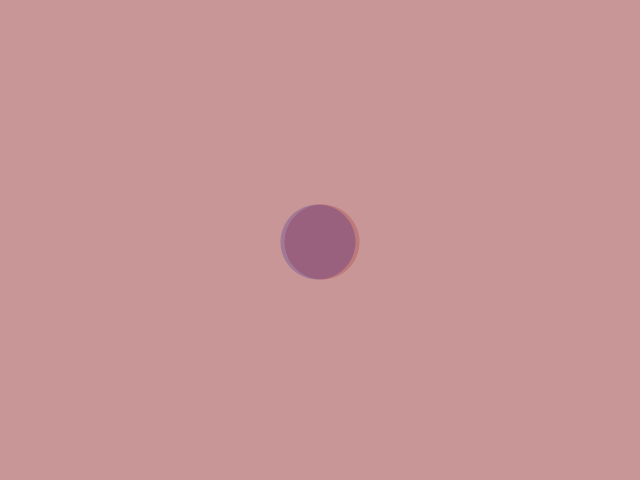
Frame 1 (no input)
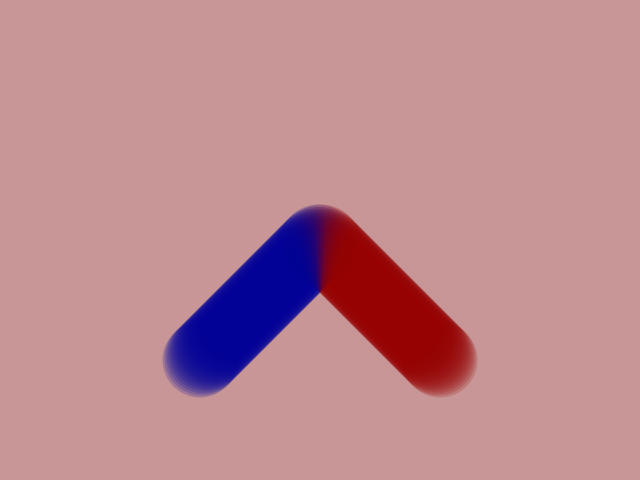
Frame 60 (the mouse pressed at the canvas centre just before this capture)
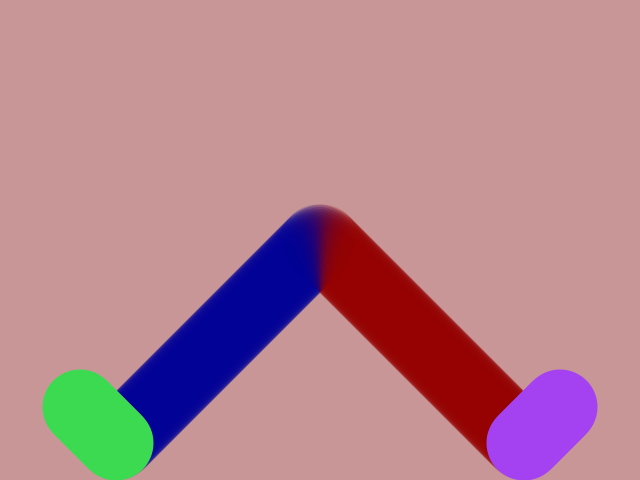
Frame 120 (the mouse held since frame 60 and released just before this capture)

The Processing sketch that drew these frames (run headless with seeded random() and noise(); from frame 60 on, the mouse is pressed at the canvas centre):

// Processing sketch: exercise03
// ── exercise03.pde
color backgroundColor = color(200,150,150);
Bouncer bouncer;
Bouncer bouncer2;

void setup() {
  size(640,480);
  background(backgroundColor);
  bouncer = new Bouncer(width/2,height/2,2,2,75,color(150,0,0,50),color(255,0,0,50));
  bouncer2 = new Bouncer(width/2,height/2,-2,2,75,color(0,0,150,50),color(0,0,255,50));
}

void draw() {
  bouncer.update();
  bouncer2.update();
  bouncer.draw();
  bouncer2.draw();
}
void mouseClicked(){
  bouncer.mouseClicked();
  bouncer2.mouseClicked();
}
// ── bouncer.pde
class Bouncer {
  
 int x; //where the ellipse starts in the window.
 int y;
 int vx;
 int vy;
 int size;
 color fillColor;
 color defaultColor;
 color hoverColor;
 
 // this defins where the bouncer ball will start, how fast it will go, what size it will be and what colors it will desplay. 
 //Its default color as well as the color it will show when the curser hovers over it.
 Bouncer(int tempX, int tempY, int tempVX, int tempVY, int tempSize, color tempDefaultColor, color tempHoverColor) { 
   x = tempX;
   y = tempY;
   vx = tempVX;
   vy = tempVY;
   size = tempSize;
   defaultColor = tempDefaultColor;
   hoverColor = tempHoverColor;
   fillColor = defaultColor;
 }
 
 void update() {
   //y=y+v the movment of the ellipse.
   x += vx;
   y += vy;
   
   handleBounce();
   handleMouse();
 }
 //CHANGED:
 //everytime the ball hits the side of the window it changes color.
 void handleBounce() {
  
   if (x - size/2 < 0 || x + size/2 > width) {
    vx = -vx; 
    fillColor = color(random(0,255),random(0,255),random(0,255));
   }
   
   if (y - size/2 < 0 || y + size/2 > height) {
     vy = -vy;
      fillColor = color(random(0,255),random(0,255),random(0,255));
   }
   
    
   
   //pervents the ball from moving off the screen
   x = constrain(x,size/2,width-size/2);
   y = constrain(y,size/2,height-size/2);
 }
 
 //this allows  curser to interact with the program changing the fill color of the ellipse.
 void handleMouse() {
   if (dist(mouseX,mouseY,x,y) < size/2) {
    fillColor = hoverColor;
   }
 }
 //CHANGED 
 //the ellipse will increase its speed by 2 everytime somone clicks the moving ellipse.
  void mouseClicked(){
  if (dist(mouseX,mouseY,x,y) < size/2) {
    vx = 2*vx; 
   }
     if (dist(mouseX,mouseY,x,y) < size/2) {
        vy = 2*vy; }
 }

 
 void draw() {
   noStroke();
   fill(fillColor);
   ellipse(x,y,size,size);

 }
 
}
